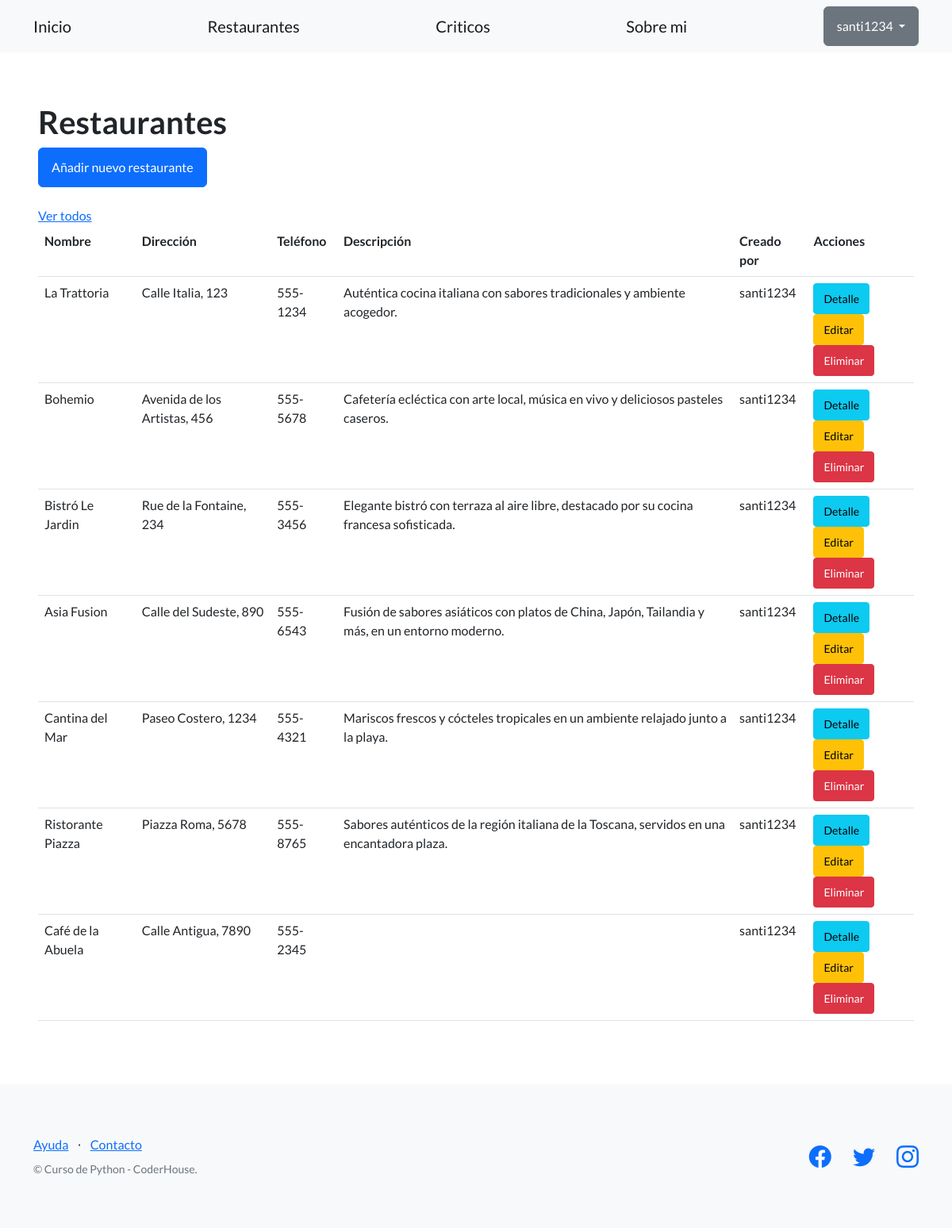
The page /criticos/restaurantes/ (signed in) on the database its author committed.
### criticos/models.py (models this page shows, shortened)
class Restaurante(models.Model):
    nombre = models.CharField(max_length=100)
    direccion = models.CharField(max_length=200)
    telefono = models.CharField(max_length=20)
    descripcion = models.TextField(null=True, blank=True)
    creado_por = models.ForeignKey(User, on_delete=models.CASCADE)

### criticos/views.py (the view)
# urls.py: path('restaurantes/', views.lista_restaurantes, name='lista_restaurantes'),
def lista_restaurantes(request):
    restaurantes = Restaurante.objects.select_related('creado_por').all()
    return render(request, 'criticos/lista_restaurantes.html', {'restaurantes': restaurantes})

### criticos/templates/criticos/lista_restaurantes.html (shortened to what this page needs)
{% extends "base.html" %}
{% block contenido %}
</head>
<body>
    <h1>Restaurantes</h1>
    <a class="btn btn-primary" href="{% url 'agregar_restaurante' %}">Añadir nuevo restaurante</a>
    <br><br>
    <a href="{% url 'lista_restaurantes' %}">Ver todos</a>
    <table class="table">
        <tbody>
          <tr>
            <th>Nombre</th>
            <th>Dirección</th>
            <th>Teléfono</th>
            <th>Descripción</th>
            <th>Creado por</th>
            <th>Acciones</th>
        </tr>
        {% for restaurante in restaurantes %}
        <tr>
            <td>{{ restaurante.nombre }}</td>
            <td>{{ restaurante.direccion }}</td>
            <td>{{ restaurante.telefono }}</td>
            <td>{{ restaurante.descripcion }}</td>
            <td>{{ restaurante.creado_por.username }}</td>
            <td>
                <a class="btn btn-info btn-sm" href="{% url 'detalle_restaurante' restaurante.id %}">Detalle</a>
                <a class="btn btn-warning btn-sm" href="{% url 'editar_restaurante' restaurante.id %}">Editar</a>
                <form action="{% url 'eliminar_restaurante' restaurante.id %}" method="post">
                    <button class="btn btn-danger btn-sm" type="submit">Eliminar</button>
                </form>
            </td>
        </tr>
        {% endfor %}
        </tbody>
    </table>
{% endblock contenido %}

### templates_base/base.html (shortened to what this page needs)
{% load static %}
<!DOCTYPE html>
<html lang="en">
    <head>
        <link href="https://cdn.jsdelivr.net/npm/bootstrap-icons@1.5.0/font/bootstrap-icons.css" rel="stylesheet" type="text/css" />
        <link href="{% static 'css/styles.css' %}" rel="stylesheet" />
    </head>
    <body>
        <nav class="navbar navbar-light bg-light static-top">
            <div class="container">
                <a class="navbar-brand" href="{% url 'inicio' %}">Inicio</a>
                <a class="navbar-brand" href="{% url 'lista_restaurantes' %}">Restaurantes</a>
                <a class="navbar-brand" href="{% url 'lista_criticos' %}">Criticos</a>
                <a class="navbar-brand" href="{% url 'mi_informacion' %}"">Sobre mi</a>
                {% if user.is_authenticated %}
                <div class="dropdown">
                    <button class="btn btn-secondary dropdown-toggle" type="button" id="dropdownMenuButton1" data-bs-toggle="dropdown" aria-expanded="false">
                        <div style="display: inline-flex;">
                            <span>{{ user.username }}</span>
                        </div>
                    </button>
                </div>
                {% else %}
                <a class="btn btn-primary" href="{% url 'login' %}">Iniciar sesión</a>
                <a class="btn btn-success" href="{% url 'registro' %}">Crear nueva cuenta</a>
                {% endif %}
            </div>
        </nav>
        <section style="padding:4rem 3rem;">
            {% block contenido %}
            {% endblock contenido %}
        </section>
        <footer class="footer bg-light">
            <div class="container">
                <div class="row">
                    <div class="col-lg-6 h-100 text-center text-lg-start my-auto">
                        <ul class="list-inline mb-2">
                            <li class="list-inline-item"><a href="#!">Ayuda</a></li>
                            <li class="list-inline-item">⋅</li>
                            <li class="list-inline-item"><a href="#!">Contacto</a></li>
                        </ul>
                        <p class="text-muted small mb-4 mb-lg-0">&copy; Curso de Python - CoderHouse.</p>
                    </div>
                    <div class="col-lg-6 h-100 text-center text-lg-end my-auto">
                        <ul class="list-inline mb-0">
                            <li class="list-inline-item me-4">
                                <a href="#!"><i class="bi-facebook fs-3"></i></a>
                            </li>
                            <li class="list-inline-item me-4">
                                <a href="#!"><i class="bi-twitter fs-3"></i></a>
                            </li>
                            <li class="list-inline-item">
                                <a href="https://www.instagram.com/espndeportes/?hl=es"><i class="bi-instagram fs-3"></i></a>
                            </li>
                        </ul>
                    </div>
                </div>
            </div>
        </footer>
    </body>
</html>

### rows shown on the page
Restaurante: nombre "La Trattoria", direccion "Calle Italia, 123", telefono "555-1234", descripcion "Auténtica cocina italiana con sabores tradicionales y ambiente acogedor.", creado_por.username "santi1234"
Restaurante: nombre "Bohemio", direccion "Avenida de los Artistas, 456", telefono "555-5678", descripcion "Cafetería ecléctica con arte local, música en vivo y deliciosos pasteles caseros.", creado_por.username "santi1234"
Restaurante: nombre "Bistró Le Jardin", direccion "Rue de la Fontaine, 234", telefono "555-3456", descripcion "Elegante bistró con terraza al aire libre, destacado por su cocina francesa sofisticada.", creado_por.username "santi1234"
Restaurante: nombre "Asia Fusion", direccion "Calle del Sudeste, 890", telefono "555-6543", descripcion "Fusión de sabores asiáticos con platos de China, Japón, Tailandia y más, en un entorno moderno.", creado_por.username "santi1234"
Restaurante: nombre "Cantina del Mar", direccion "Paseo Costero, 1234", telefono "555-4321", descripcion "Mariscos frescos y cócteles tropicales en un ambiente relajado junto a la playa.", creado_por.username "santi1234"
Restaurante: nombre "Ristorante Piazza", direccion "Piazza Roma, 5678", telefono "555-8765", descripcion "Sabores auténticos de la región italiana de la Toscana, servidos en una encantadora plaza.", creado_por.username "santi1234"
Restaurante: nombre "Café de la Abuela", direccion "Calle Antigua, 7890", telefono "555-2345", creado_por.username "santi1234"

### other values the page prints
{{ user.username }} "santi1234"
